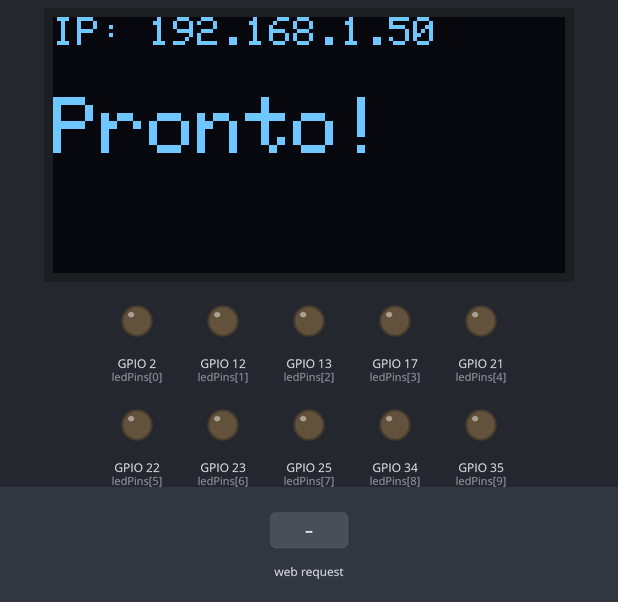
Simulated run of this sketch. Board: ESP32. Shown: 128×64 one-colour display, output pins drawn as LEDs (lit = HIGH). The test bench sets the inputs (shaded band). WiFi joins after 1.5 s; servers stay silent unless stated; the local clock reads 2024-03-15 10:24:30 at power-on unless the sketch sets it; what the sketch prints to the serial monitor is not drawn.

Above: at 3.1 s.
At 8.6 s:
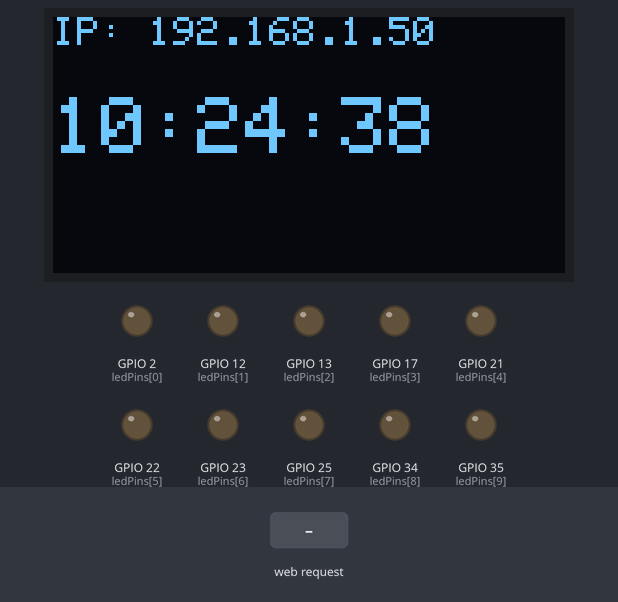
8.7 s: HTTP request GET /ligar?id=1 received
At 9.5 s:
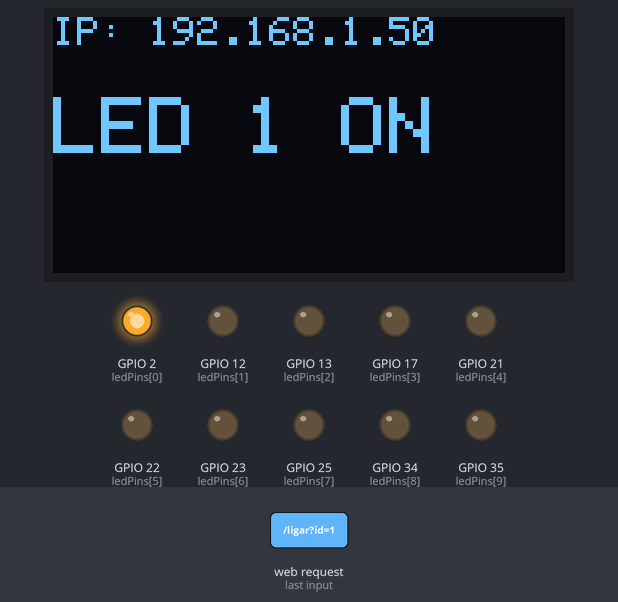
10.2 s: HTTP request GET /desligar?id=1 received
At 10.6 s:
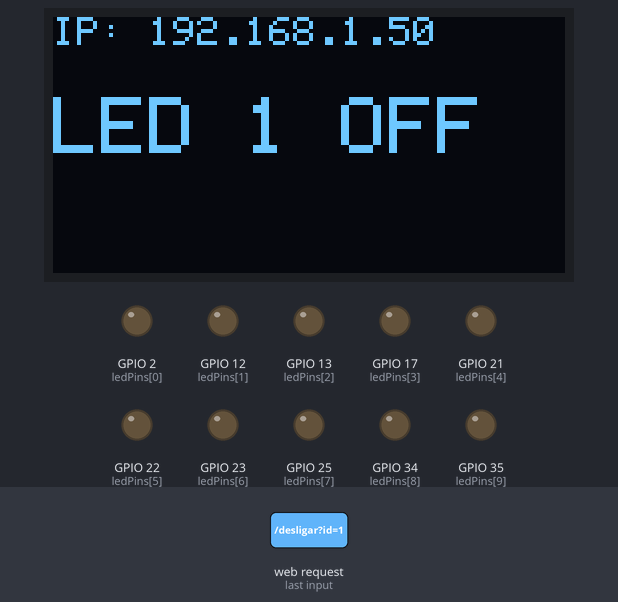
Timing chart, 0 to 13.2 s (numbered marks = the images above; inputs shaded):
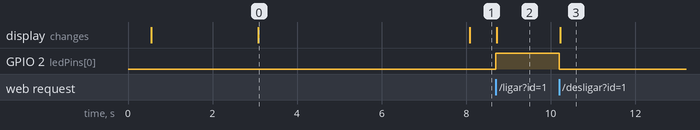

The sketch:

servidor.ino
```cpp
#include <WiFi.h>
#include <WebServer.h>
#include <Wire.h>
#include <Adafruit_GFX.h>
#include <Adafruit_SSD1306.h>
#include <time.h> // NTP

// DISPLAY OLED
#define SCREEN_WIDTH 128
#define SCREEN_HEIGHT 64
#define OLED_RESET 16
#define SCREEN_ADDRESS 0x3C

Adafruit_SSD1306 display(SCREEN_WIDTH, SCREEN_HEIGHT, &Wire, OLED_RESET);

// Wi-Fi
const char* ssid = "";
const char* password = "";

// WebServer
WebServer server(80);

// LEDs
#define NUM_LEDS 10
const int ledPins[NUM_LEDS] = { 2, 12, 13, 17, 21, 22, 23, 25, 34, 35 };
bool ledStatus[NUM_LEDS] = { false };

// Controle de mensagem temporária
String mensagemTemporaria = "";
unsigned long tempoMensagem = 0;
bool mostrandoMensagem = false;

// ========== Funções ==========

// Exibe mensagem temporária (ex: LED 3 ON)
void atualizarDisplayMsgTemporaria(const String& mensagem) {
  mensagemTemporaria = mensagem;
  tempoMensagem = millis();
  mostrandoMensagem = true;

  display.clearDisplay();
  display.setTextSize(1);
  display.setCursor(0, 0);
  display.setTextColor(SSD1306_WHITE);
  display.print("IP: ");
  display.println(WiFi.localIP());

  display.setTextSize(2);
  display.setCursor(0, 20);
  display.println(mensagem);
  display.display();
}

// Exibe a hora atual
void mostrarRelogio() {
  struct tm timeinfo;
  if (!getLocalTime(&timeinfo)) return;

  char horaFormatada[9]; // HH:MM:SS
  strftime(horaFormatada, sizeof(horaFormatada), "%H:%M:%S", &timeinfo);

  display.clearDisplay();
  display.setTextSize(1);
  display.setCursor(0, 0);
  display.print("IP: ");
  display.println(WiFi.localIP());

  display.setTextSize(2);
  display.setCursor(0, 20);
  display.println(horaFormatada);
  display.display();
}

// ========== Setup ==========

void setup() {
  Serial.begin(115200);

  pinMode(15, INPUT); // evitar conflito com I2C
  Wire.begin(4, 15);  // SDA = 4, SCL = 15
  delay(500);

  if (!display.begin(SSD1306_SWITCHCAPVCC, SCREEN_ADDRESS)) {
    Serial.println(F("Erro no display OLED"));
    while (true);
  }

  display.clearDisplay();
  display.setTextSize(1);
  display.setCursor(0, 0);
  display.println(F("Conectando WiFi..."));
  display.display();
  delay(1000);

  WiFi.begin(ssid, password);
  while (WiFi.status() != WL_CONNECTED) {
    delay(500);
    Serial.print(".");
  }

  // Configurar NTP
  configTime(-3 * 3600, 0, "pool.ntp.org", "time.nist.gov"); // UTC-3

  // Inicializa LEDs
  for (int i = 0; i < NUM_LEDS; i++) {
    pinMode(ledPins[i], OUTPUT);
    digitalWrite(ledPins[i], LOW);
  }

  // Rota: ligar LED
  server.on("/ligar", HTTP_GET, []() {
    int led = server.arg("id").toInt();
    if (led >= 1 && led <= 10) {
      digitalWrite(ledPins[led - 1], HIGH);
      ledStatus[led - 1] = true;
      String msg = "LED " + String(led) + " ON";
      atualizarDisplayMsgTemporaria(msg);
      server.send(200, "text/plain", msg);
    } else {
      server.send(400, "text/plain", "ID inválido (1-10)");
    }
  });

  // Rota: desligar LED
  server.on("/desligar", HTTP_GET, []() {
    int led = server.arg("id").toInt();
    if (led >= 1 && led <= 10) {
      digitalWrite(ledPins[led - 1], LOW);
      ledStatus[led - 1] = false;
      String msg = "LED " + String(led) + " OFF";
      atualizarDisplayMsgTemporaria(msg);
      server.send(200, "text/plain", msg);
    } else {
      server.send(400, "text/plain", "ID inválido (1-10)");
    }
  });

  // Rota: status em JSON
  server.on("/status", HTTP_GET, []() {
    String json = "{";
    for (int i = 0; i < NUM_LEDS; i++) {
      json += "\"led_" + String(i + 1) + "\": \"" + (ledStatus[i] ? "on" : "off") + "\"";
      if (i < NUM_LEDS - 1) json += ", ";
    }
    json += "}";
    server.send(200, "application/json", json);
  });

  server.begin();
  Serial.println(F("Servidor iniciado"));
  atualizarDisplayMsgTemporaria("Pronto!");
  Serial.println(WiFi.localIP());
}

// ========== Loop ==========

void loop() {
  server.handleClient();

  unsigned long agora = millis();

  if (mostrandoMensagem) {
    if (agora - tempoMensagem >= 5000) {
      mostrandoMensagem = false;
      mostrarRelogio();
    }
  } else {
    static unsigned long ultimaAtualizacao = 0;
    if (agora - ultimaAtualizacao >= 1000) {
      ultimaAtualizacao = agora;
      mostrarRelogio();
    }
  }
}
```

Measured:
- after the input at 8.7 s, GPIO 2 (ledPins[0]): LOW → HIGH at once; the display: changes at once (image 2)
- after the input at 10.2 s, GPIO 2 (ledPins[0]): HIGH → LOW at once; the display: changes at once (image 3)
- what the display in image 0 shows lasts 5.0 s, from 3.1 s to 8.1 s
